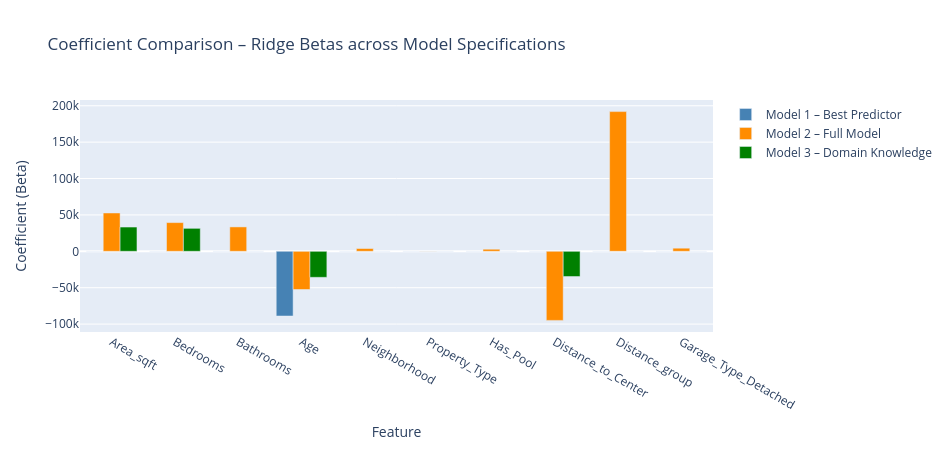

The cell this chart's notebook holds for it:
### Code cell
# VIZ 5: Coefficient Bar Chart – Ridge betas across model specs 

# Only features that appear in at least one spec are shown
# We align everything to the full feature list for a fair side-by-side comparison

all_feats = feature_names

# Build coefficient arrays aligned to all_feats (0 if not in that spec)
def aligned_betas(model, cols_used):
    betas = np.zeros(len(all_feats))
    for val, col in zip(model.B1, cols_used):
        betas[all_feats.index(col)] = val
    return betas

beta_m1 = aligned_betas(ridge_m1, ['Age'])
beta_m2 = aligned_betas(ridge_m2, all_feats)
beta_m3 = aligned_betas(ridge_m3, domain_features)

fig5 = go.Figure()
fig5.add_trace(go.Bar(x=all_feats, y=beta_m1, name='Model 1 – Best Predictor', marker_color='steelblue'))
fig5.add_trace(go.Bar(x=all_feats, y=beta_m2, name='Model 2 – Full Model',     marker_color='darkorange'))
fig5.add_trace(go.Bar(x=all_feats, y=beta_m3, name='Model 3 – Domain Knowledge', marker_color='green'))

fig5.update_layout(
    title='Coefficient Comparison – Ridge Betas across Model Specifications',
    xaxis_title='Feature',
    yaxis_title='Coefficient (Beta)',
    barmode='group',
    width=950, height=450
)
fig5.show()

### Figure 1 — Plotly figure (JSON) as saved in the notebook; plotly's stock layout.template omitted (floating-point values rounded to 4 significant figures)
{"data": [{"marker": {"color": "steelblue"}, "name": "Model 1 – Best Predictor", "type": "bar", "x": ["Area_sqft", "Bedrooms", "Bathrooms", "Age", "Neighborhood", "Property_Type", "Has_Pool", "Distance_to_Center", "Distance_group", "Garage_Type_Detached"], "y": [0.0, 0.0, 0.0, -88920.0, 0.0, 0.0, 0.0, 0.0, 0.0, 0.0]}, {"marker": {"color": "darkorange"}, "name": "Model 2 – Full Model", "type": "bar", "x": ["Area_sqft", "Bedrooms", "Bathrooms", "Age", "Neighborhood", "Property_Type", "Has_Pool", "Distance_to_Center", "Distance_group", "Garage_Type_Detached"], "y": [52670.0, 39450.0, 33530.0, -52470.0, 3831.0, -201.4, 2858.0, -94930.0, 192000.0, 4289.0]}, {"marker": {"color": "green"}, "name": "Model 3 – Domain Knowledge", "type": "bar", "x": ["Area_sqft", "Bedrooms", "Bathrooms", "Age", "Neighborhood", "Property_Type", "Has_Pool", "Distance_to_Center", "Distance_group", "Garage_Type_Detached"], "y": [33340.0, 31560.0, 0.0, -35750.0, 0.0, 0.0, 0.0, -34640.0, 0.0, 0.0]}], "layout": {"barmode": "group", "height": 450, "title": {"text": "Coefficient Comparison – Ridge Betas across Model Specifications"}, "width": 950, "xaxis": {"title": {"text": "Feature"}}, "yaxis": {"title": {"text": "Coefficient (Beta)"}}}}
